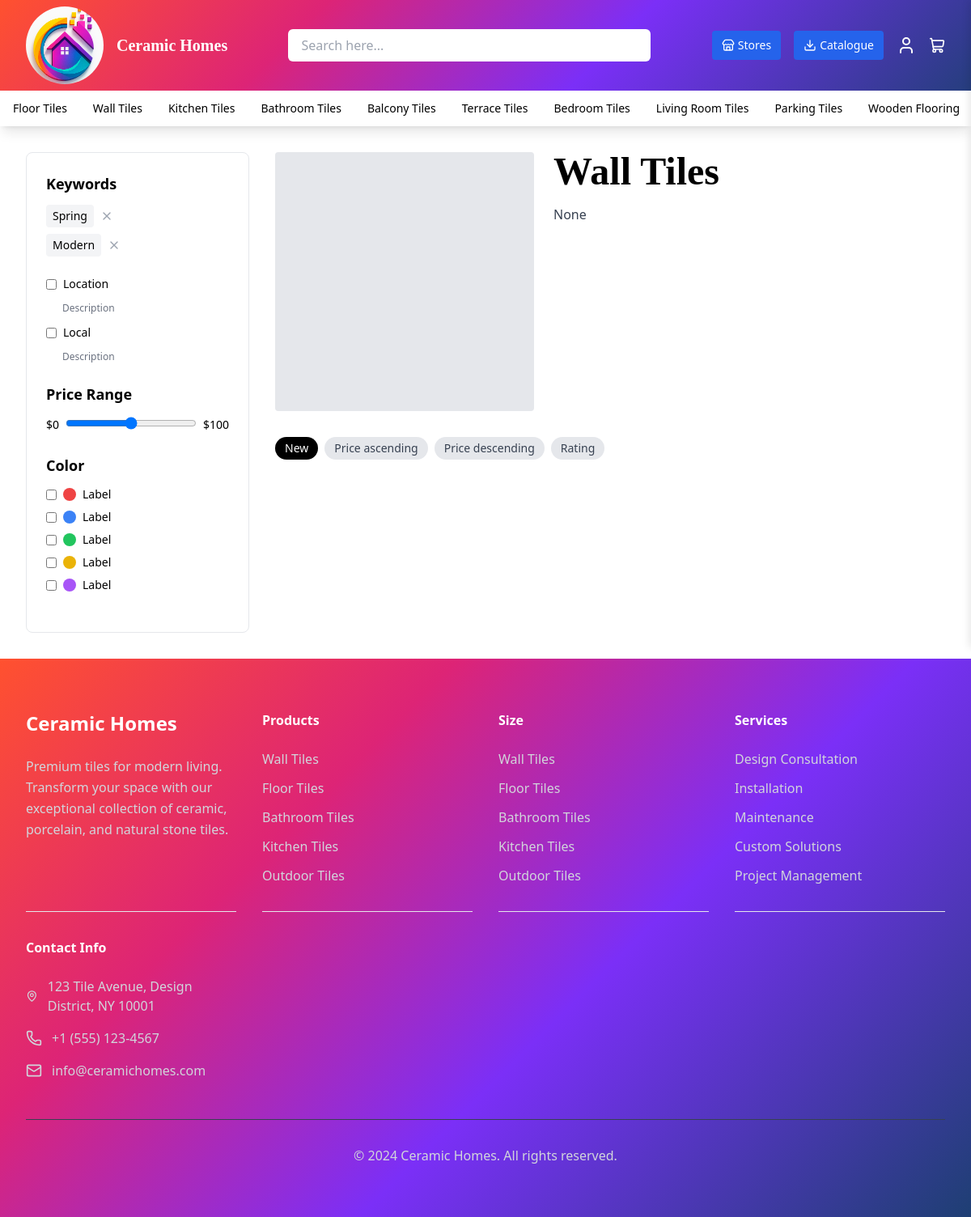
Page /category/Wall Tiles on the committed database.
### home/models.py (models this page shows, shortened)
class Category(models.Model):
    name = models.CharField(max_length=200)
    description = models.TextField(blank=True, null=True)
    image = models.ImageField(upload_to='category_images/', blank=True, null=True)

### home/views.py (the view)
# urls.py: path("category/<str:name>", views.category_detail, name="category_detail"),
def category_detail(request, name):
    categories=Category.objects.all()
    try:
        category = Category.objects.get(name=name)
        tiles=category.products.all()
        context = {
            'category': category,
            'tiles': tiles,
            'categories': categories,
        }
        return render(request, 'category_detail.html', context)
    except Category.DoesNotExist:
        return render(request, '404.html', status=404)

### templates/category_detail.html (shortened to what this page needs)
{% extends "base.html" %}
{% block content %}
    <main class="max-w-7xl mx-auto px-4 sm:px-6 lg:px-8 py-8">
        <div class="flex flex-col lg:flex-row gap-8">
            <div class="lg:w-1/4">
                <div class="bg-white border rounded-lg p-6 sticky top-32">
                    <div class="mb-6">
                        <h3 class="text-lg font-semibold mb-3">Keywords</h3>
                        <div class="space-y-2">
                            <div class="flex items-center justify-between">
                                <div class="flex items-center space-x-2">
                                    <span class="text-sm bg-gray-100 px-2 py-1 rounded">Spring</span>
                                    <button class="text-gray-400 hover:text-gray-600">
                                        <i data-lucide="x" class="w-4 h-4"></i>
                                    </button>
                                </div>
                            </div>
                            <div class="flex items-center justify-between">
                                <div class="flex items-center space-x-2">
                                    <span class="text-sm bg-gray-100 px-2 py-1 rounded">Modern</span>
                                    <button class="text-gray-400 hover:text-gray-600">
                                        <i data-lucide="x" class="w-4 h-4"></i>
                                    </button>
                                </div>
                            </div>
                        </div>
                    </div>
                    <div class="mb-6">
                        <div class="space-y-3">
                            <div class="flex items-center">
                                <input type="checkbox" id="location" class="mr-2">
                                <label for="location" class="text-sm">Location</label>
                            </div>
                            <p class="text-xs text-gray-500 ml-5">Description</p>
                            <div class="flex items-center">
                                <input type="checkbox" id="local" class="mr-2">
                                <label for="local" class="text-sm">Local</label>
                            </div>
                            <p class="text-xs text-gray-500 ml-5">Description</p>
                        </div>
                    </div>
                    <div class="mb-6">
                        <h3 class="text-lg font-semibold mb-3">Price Range</h3>
                        <div class="flex items-center space-x-2">
                            <span class="text-sm">$0</span>
                            <div class="flex-1">
                                <input type="range" min="0" max="100" value="50" class="w-full">
                            </div>
                            <span class="text-sm">$100</span>
                        </div>
                    </div>
                    <div class="mb-6">
                        <h3 class="text-lg font-semibold mb-3">Color</h3>
                        <div class="space-y-2">
                            <div class="flex items-center">
                                <input type="checkbox" id="color1" class="mr-2">
                                <div class="w-4 h-4 bg-red-500 rounded-full mr-2"></div>
                                <label for="color1" class="text-sm">Label</label>
                            </div>
                            <div class="flex items-center">
                                <input type="checkbox" id="color2" class="mr-2">
                                <div class="w-4 h-4 bg-blue-500 rounded-full mr-2"></div>
                                <label for="color2" class="text-sm">Label</label>
                            </div>
                            <div class="flex items-center">
                                <input type="checkbox" id="color3" class="mr-2">
                                <div class="w-4 h-4 bg-green-500 rounded-full mr-2"></div>
                                <label for="color3" class="text-sm">Label</label>
                            </div>
                            <div class="flex items-center">
                                <input type="checkbox" id="color4" class="mr-2">
                                <div class="w-4 h-4 bg-yellow-500 rounded-full mr-2"></div>
                                <label for="color4" class="text-sm">Label</label>
                            </div>
                            <div class="flex items-center">
                                <input type="checkbox" id="color5" class="mr-2">
                                <div class="w-4 h-4 bg-purple-500 rounded-full mr-2"></div>
                                <label for="color5" class="text-sm">Label</label>
                            </div>
                        </div>
                    </div>
                </div>
            </div>
            <div class="lg:w-3/4">
                <div class="mb-8">
                    <div class="flex items-start space-x-6">
                        <div class="w-80 h-80 bg-gray-200 flex-shrink-0 rounded">
                            <div class="w-full h-full flex items-center justify-center">
                            </div>
                        </div>
                        <div class="flex-1">
                        <h1 class="text-5xl font-bold mb-2" style="font-family: 'Cinzel', serif;">
                        {{ category.name }}
                        </h1>
                            <p class="text-gray-700 leading-relaxed mt-4">
                                {{category.description}}
                            </p>
                        </div>
                    </div>
                </div>
                <div class="flex flex-wrap gap-2 mb-6">
                    <span class="bg-black text-white text-sm px-3 py-1 rounded-full">New</span>
                    <span class="bg-gray-200 text-gray-700 text-sm px-3 py-1 rounded-full">Price ascending</span>
                    <span class="bg-gray-200 text-gray-700 text-sm px-3 py-1 rounded-full">Price descending</span>
                    <span class="bg-gray-200 text-gray-700 text-sm px-3 py-1 rounded-full">Rating</span>
                </div>
                </div>
            </div>
</main>
{% endblock content %}

### templates/base.html (shortened to what this page needs)
<!DOCTYPE html>
<html lang="en">
<head>
    <script src="https://cdn.tailwindcss.com"></script>
    {% load static %}
    <link rel="stylesheet" href="{% static 'css/style.css' %}"/>
</head>
<body class="min-h-screen bg-white">
    <nav class="bg-gray-900 text-white shadow-lg sticky top-0 z-50 transition-transform duration-300" style="background-image: linear-gradient(135deg, #ff512f 0%, #dd2476 30%, #7b2ff7 60%, #1e3f73 100%);">
        <div class="max-w-7xl mx-auto px-4 sm:px-6 lg:px-8 py-2">
            <div class="flex justify-between items-center">
                <div class="flex items-center space-x-2 sm:space-x-4 flex-shrink-0">
    <img class="h-24 w-24 rounded-full object-cover" src="{% static 'images/ch8round.png' %}" alt="Logo">
    <div class="text-sm sm:text-lg lg:text-xl font-bold font-serif text-white">
        <span><a href="/">Ceramic Homes</a></span>
    </div>
</div>
                <div class="hidden lg:flex flex-1 mx-4 max-w-md">
                    <input
                        type="text"
                        placeholder="Search here..."
                        class="w-full px-4 py-2 rounded-md text-black focus:outline-none focus:ring-2 focus:ring-blue-500"
                    />
                </div>
                <div class="hidden lg:flex items-center space-x-4">
                    <button class="flex items-center px-3 py-2 bg-blue-600 hover:bg-blue-700 rounded text-white text-sm transition-colors">
                        <i data-lucide="store" class="w-4 h-4 mr-1"></i> Stores
                    </button>
                    <button class="flex items-center px-3 py-2 bg-blue-600 hover:bg-blue-700 rounded text-white text-sm transition-colors">
                        <i data-lucide="download" class="w-4 h-4 mr-1"></i> Catalogue
                    </button>
                    {% if user.is_authenticated %}
    <div class="relative inline-block text-left">
    <i
        data-lucide="user"
        class="w-6 h-6 cursor-pointer hover:text-blue-300 transition-colors"
        id="userDropdownButton"
        aria-haspopup="true"
        aria-expanded="false"
    ></i>
    <div
        id="userDropdownMenu"
        class="hidden absolute right-0 mt-2 w-48 bg-white border border-gray-200 rounded-md shadow-lg z-50"
        role="menu"
        aria-orientation="vertical"
        aria-labelledby="userDropdownButton"
    >
        <div class="px-4 py-3 text-gray-700 border-b border-gray-200">
        <p class="font-semibold" id="usernameDisplay">{{ user.username }}</p>
        </div>
        <form method="post" action="{% url 'logout' %}" class="px-4 py-2">
        {% csrf_token %}
        <button
            type="submit"
            class="w-full text-left text-red-600 hover:bg-red-100 rounded px-2 py-2 transition"
        >
            Logout
        </button>
        </form>
    </div>
    </div>
                    {% else %}
                    <a href="{% url "login" %}"><i data-lucide="user" class="w-6 h-6 cursor-pointer hover:text-blue-300 transition-colors"></i></a>
                    {% endif %}
                        <button onclick="toggleCart()" >
                        <i data-lucide="shopping-cart" class="w-5 h-5 cursor-pointer hover:text-blue-300 transition-colors"></i>
                        </button>
                </div>
            </div>
        </div>
        <div class="hidden lg:block bg-white text-black w-full overflow-x-auto">
            <div class="max-w-7xl mx-auto px-4 py-3 flex space-x-8 text-sm font-medium">
                {% for category in categories %}
                    <a href="{% url "category_detail" category.name %}" class="hover:text-blue-600 transition-colors whitespace-nowrap"> {{ category.name }} </a>
                {% endfor %}
            </div>
        </div>
    </nav>
{% block content %}
{% endblock content %}
    <footer class="bg-gray-900 text-white py-16" style="background-image: linear-gradient(135deg, #ff512f 0%, #dd2476 30%, #7b2ff7 60%, #1e3f73 100%);">
        <div class="max-w-7xl mx-auto px-4 sm:px-6 lg:px-8">
            <div class="grid grid-cols-1 md:grid-cols-4 gap-8">
                <div>
                    <h3 class="text-2xl font-bold mb-6">Ceramic Homes</h3>
                    <p class="text-gray-300 mb-6 leading-relaxed">
                        Premium tiles for modern living. Transform your space with our exceptional collection of ceramic,
                        porcelain, and natural stone tiles.
                    </p>
                    <div class="flex space-x-4">
                        <i data-lucide="facebook" class="h-6 w-6 text-gray-300 hover:text-white cursor-pointer transition-colors duration-200"></i>
                        <i data-lucide="twitter" class="h-6 w-6 text-gray-300 hover:text-white cursor-pointer transition-colors duration-200"></i>
                        <i data-lucide="instagram" class="h-6 w-6 text-gray-300 hover:text-white cursor-pointer transition-colors duration-200"></i>
                        <i data-lucide="linkedin" class="h-6 w-6 text-gray-300 hover:text-white cursor-pointer transition-colors duration-200"></i>
                    </div>
                </div>
                <div>
                    <h4 class="font-bold mb-6">Products</h4>
                    <ul class="space-y-3">
                        <li><a href="#" class="text-gray-300 hover:text-white transition-colors duration-200">Wall Tiles</a></li>
                        <li><a href="#" class="text-gray-300 hover:text-white transition-colors duration-200">Floor Tiles</a></li>
                        <li><a href="#" class="text-gray-300 hover:text-white transition-colors duration-200">Bathroom Tiles</a></li>
                        <li><a href="#" class="text-gray-300 hover:text-white transition-colors duration-200">Kitchen Tiles</a></li>
                        <li><a href="#" class="text-gray-300 hover:text-white transition-colors duration-200">Outdoor Tiles</a></li>
                    </ul>
                </div>
                <div>
                    <h4 class="font-bold mb-6">Size</h4>
                    <ul class="space-y-3">
                        <li><a href="#" class="text-gray-300 hover:text-white transition-colors duration-200">Wall Tiles</a></li>
                        <li><a href="#" class="text-gray-300 hover:text-white transition-colors duration-200">Floor Tiles</a></li>
                        <li><a href="#" class="text-gray-300 hover:text-white transition-colors duration-200">Bathroom Tiles</a></li>
                        <li><a href="#" class="text-gray-300 hover:text-white transition-colors duration-200">Kitchen Tiles</a></li>
                        <li><a href="#" class="text-gray-300 hover:text-white transition-colors duration-200">Outdoor Tiles</a></li>
                    </ul>
                </div>
                <div>
                    <h4 class="font-bold mb-6">Services</h4>
                    <ul class="space-y-3">
                        <li><a href="#" class="text-gray-300 hover:text-white transition-colors duration-200">Design Consultation</a></li>
                        <li><a href="#" class="text-gray-300 hover:text-white transition-colors duration-200">Installation</a></li>
                        <li><a href="#" class="text-gray-300 hover:text-white transition-colors duration-200">Maintenance</a></li>
                        <li><a href="#" class="text-gray-300 hover:text-white transition-colors duration-200">Custom Solutions</a></li>
                        <li><a href="#" class="text-gray-300 hover:text-white transition-colors duration-200">Project Management</a></li>
                    </ul>
                </div>
                <hr>
                <hr>
                <hr>
                <hr>
                <div>
                    <h4 class="font-bold mb-6">Contact Info</h4>
                    <div class="space-y-4">
                        <div class="flex items-center">
                            <i data-lucide="map-pin" class="h-5 w-5 text-gray-300 mr-3"></i>
                            <span class="text-gray-300">123 Tile Avenue, Design District, NY 10001</span>
                        </div>
                        <div class="flex items-center">
                            <i data-lucide="phone" class="h-5 w-5 text-gray-300 mr-3"></i>
                            <span class="text-gray-300">+1 (555) 123-4567</span>
                        </div>
                        <div class="flex items-center">
                            <i data-lucide="mail" class="h-5 w-5 text-gray-300 mr-3"></i>
                            <span class="text-gray-300">info@ceramichomes.com</span>
                        </div>
                    </div>
                </div>
            </div>
            <div class="border-t border-gray-700 mt-12 pt-8 text-center text-gray-300">
                <p>&copy; 2024 Ceramic Homes. All rights reserved.</p>
            </div>
        </div>
    </footer>
</body>
</html>

### static/css/style.css (style rules this page uses)
body { background-image: url('https://www.nitco.in/nitcomedia/tiles/swatch/thumb/TIGVMGL1200X1800NOGL02004.jpg'); background-image: url('https://5.imimg.com/data5/SELLER/Default/2021/2/GR/RP/RK/8247937/32-x-64-inch-simpolo-primo-design-floor-tile-500x500.jpg'); }
.transition-transform { transition: transform 0.3s ease; }
html { scroll-behavior: smooth; }

### rows in the picture
Category: name "Floor Tiles"
Category: name "Wall Tiles", description "None"
Category: name "Kitchen Tiles"
Category: name "Bathroom Tiles"
Category: name "Balcony Tiles"
Category: name "Terrace Tiles"
Category: name "Bedroom Tiles"
Category: name "Living Room Tiles"
Category: name "Parking Tiles"
Category: name "Wooden Flooring"
